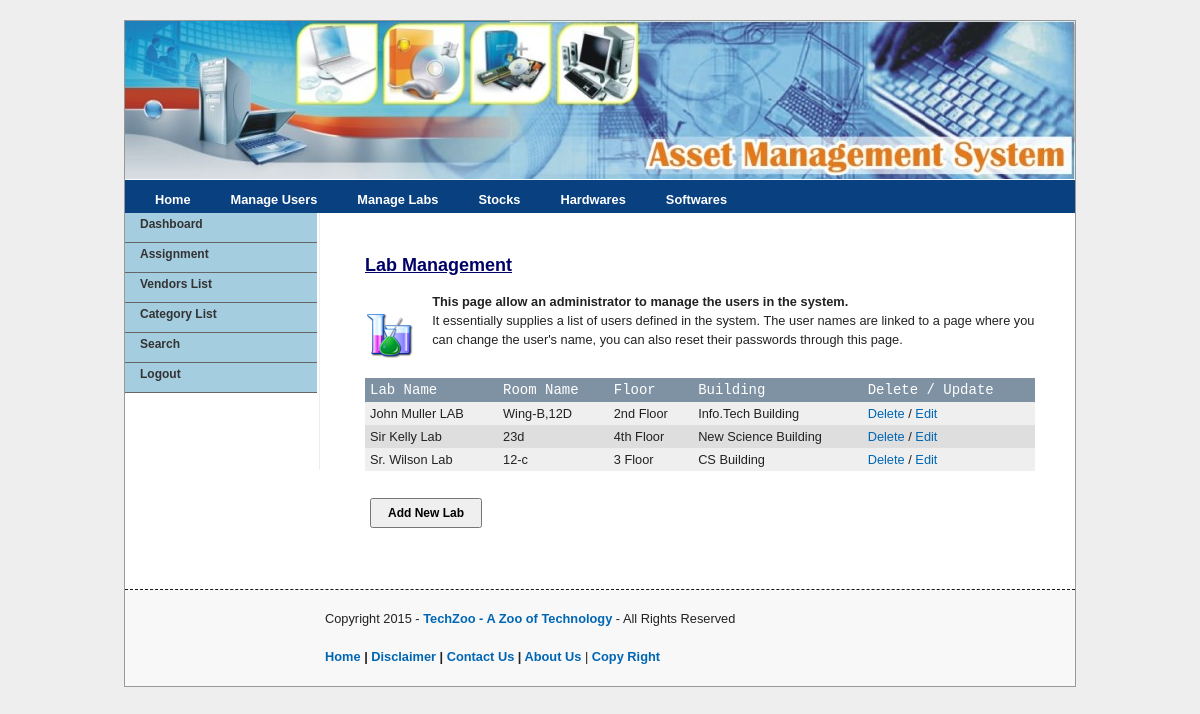
The page /labs/index.php (signed in) on the database its author committed.
### tables this page shows
CREATE TABLE IF NOT EXISTS `tbl_depts` (
  `id` int(10) NOT NULL auto_increment,
  `lname` varchar(100) NOT NULL,
  `room_name` varchar(100) NOT NULL,
  `floor` varchar(10) NOT NULL,
  `building` varchar(100) NOT NULL,
  PRIMARY KEY  (`id`)
);

### labs/index.php (called while the page is built, shortened)
<?php
require_once '../template.php';
?>

### library/database.php (called while the page is built, shortened)
<?php
function dbQuery($sql)
{
	$result = mysql_query($sql) or die(mysql_error());
	return $result;
}
function dbFetchAssoc($result)
{
	return mysql_fetch_assoc($result);
}
?>

### labs/list.php (the view, shortened to what this page needs)
<?php
$sql = "SELECT * FROM tbl_depts ORDER BY lname";
$result = dbQuery($sql);
?>
<div class="prepend-1 span-17">
<p>&nbsp;</p>
<h2 class="catHead">Lab Management</h2>
<p><img src="images/labs.png" class="left"/>
<strong>This page allow an administrator to manage the users in the system.</strong>
<br/>
It essentially supplies a list of users defined in the system. The user names are linked to a page where you can change the user's name, you can also reset their passwords through this page.
</p>
<form action="processUser.php?action=addUser" method="post"  name="frmListUser" id="frmListUser">
 <table  border="0" align="center" cellpadding="2" cellspacing="1" class="text">
  <tr align="center" id="listTableHeader">
   <td>Lab Name </td>
   <td>Room Name</td>
   <td>Floor</td>
   <td>Building</td>
   <td>Delete&nbsp;/&nbsp;Update</td>
  </tr>
<?php
while($row = dbFetchAssoc($result)) {
	extract($row);
	if ($i%2) {
		$class = 'row1';
	} else {
		$class = 'row2';
	}
	$i += 1;
?>
  <tr class="<?php echo $class; ?>">
   <td><?php echo $lname; ?></td>
   <td align="center"><?php echo $room_name; ?></td>
   <td align="center"><?php echo $floor; ?></td>
   <td align="center"><?php echo $building; ?></td>
   <td align="center"><a  style="font-weight:normal;" href="javascript:deleteLab(<?php echo $id; ?>);">Delete</a>&nbsp;/&nbsp;<a  style="font-weight:normal;" href="javascript:editLab(<?php echo $id; ?>);">Edit</a></td>
  </tr>
<?php
}
?>
  <tr>
   <td colspan="5">&nbsp;</td>
  </tr>
  <tr>
   <td colspan="5" align="right"><input name="btnAddUser" type="button" id="btnAddUser" value="Add New Lab"  class="button" onClick="addLab()"></td>
  </tr>
 </table>
 <p>&nbsp;</p>
</form>
</div>

### css/screen.css (style rules this page uses)
html, body, div, span, object, iframe, h1, h2, h3, h4, h5, h6, p, blockquote, pre, a, abbr, acronym, address, code, del, dfn, em, img, q, dl, dt, dd, ol, ul, li, fieldset, form, label, legend, table, caption, tbody, tfoot, thead, tr, th, td { margin:0;padding:0;border:0;font-weight:inherit;font-style:inherit;font-size:100%;font-family:inherit;vertical-align:baseline; }
body { line-height:1.5; }
table { border-collapse:separate;border-spacing:0; }
caption, th, td { text-align:left;font-weight:normal; }
table, td, th { vertical-align:middle; }
body { font-size:80%;color:#222;background:#fff;font-family: Verdana, Helvetica, sans-serif; }
h1, h2, h3, h4, h5, h6 { font-weight:normal;color:#111; }
h2 { font-size:2em;margin-bottom:0.75em; }
p { margin:0 0 1.5em; }
p img.left { float:left;margin:1.5em 1.5em 1.5em 0;padding:0; }
a { color:#0066B3;text-decoration:underline;font-weight:bold; }
strong { font-weight:bold; }
table { margin-bottom:1.4em;width:100%; }
th, td, caption { padding:4px 10px 4px 5px; }
.column, div.span-1, div.span-2, div.span-3, div.span-4, div.span-5, div.span-6, div.span-7, div.span-8, div.span-9, div.span-10, div.span-11, div.span-12, div.span-13, div.span-14, div.span-15, div.span-16, div.span-17, div.span-18, div.span-19, div.span-20, div.span-21, div.span-22, div.span-23, div.span-24 { float:left;margin-right:10px; }
.span-17 { width:670px; }
.prepend-1 { padding-left:40px; }

### css/menu.css (style rules this page uses)
.button { padding:2px 16px; height:30px; font-weight:bold; font-family:Verdana, Arial, Helvetica, sans-serif; font-size:12px; }
.row1 { background-color: #EFEFEF; }
.row2 { background-color: #DEDEDE; }
#listTableHeader { font-family:"Courier New", Courier, mono; font-size: 14px;color: #FFFFFF; background-color: #7F92A4;font-weight:bold;background-position: center; }
.catHead { font-size:18px; color:#000066; font-weight:bold; text-decoration:underline; }

### template.php (style rules this page uses)
body { margin-top:20px; margin-bottom:20px;background-color:#EEEEEE; }
a { text-decoration:none; }

### rows shown on the page
tbl_depts: lname "John Muller LAB", room_name "Wing-B,12D", floor "2nd Floor", building "Info.Tech Building"
tbl_depts: lname "Sir Kelly Lab", room_name "23d", floor "4th Floor", building "New Science Building"
tbl_depts: lname "Sr. Wilson Lab", room_name "12-c", floor "3 Floor", building "CS Building"
